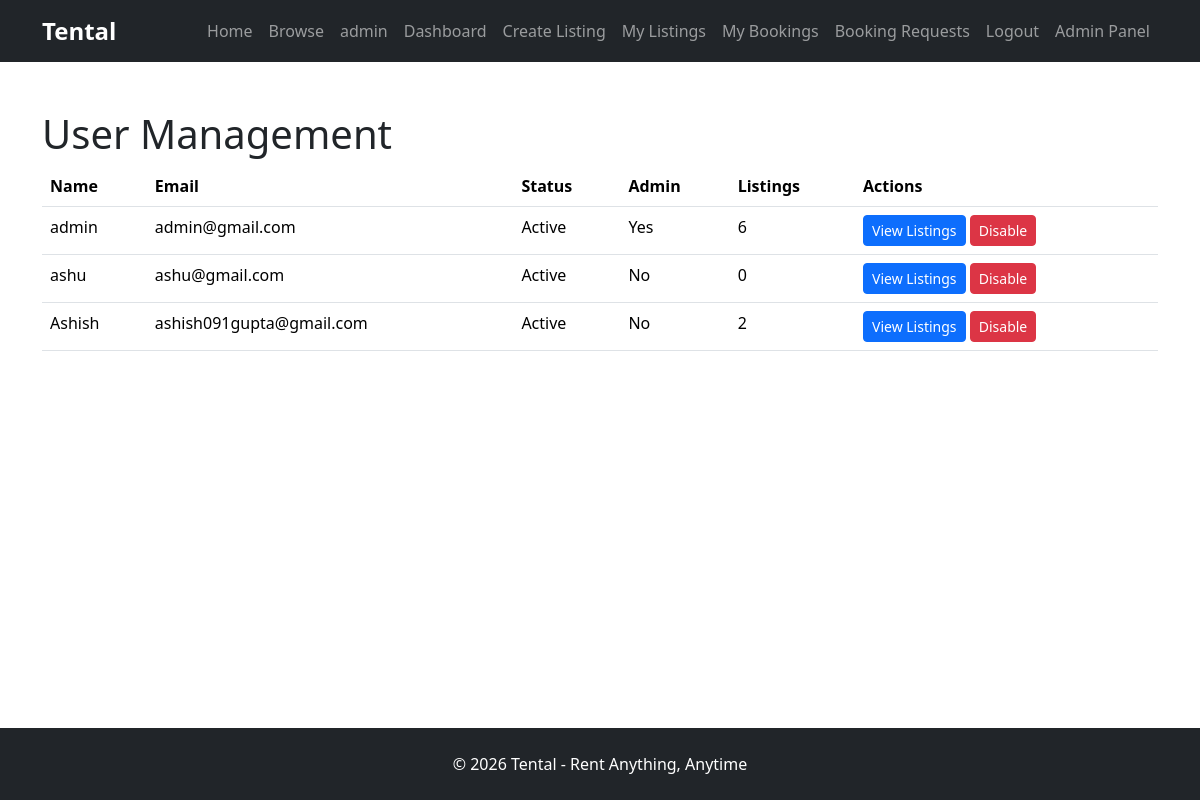
The app's page /admin/users (signed in) with its own data.
### models/user.py (models this page shows)
class User(UserMixin, db.Model):
    id = db.Column(db.Integer, primary_key=True)
    name = db.Column(
        db.String(100),
        nullable=False
    )
    email = db.Column(
        db.String(120),
        unique=True,
        nullable=False
    )
    password = db.Column(
        db.String(255),
        nullable=False
    )
    rentals = db.relationship(
        "RentalItem",
        backref="owner",
        lazy=True
    )
    is_admin = db.Column(
        db.Boolean,
        default=False
    )
    is_active_user = db.Column(
        db.Boolean,
        default=True
    )
    bookings = db.relationship(
        "Booking",
        backref="user",
        lazy=True
    )

### routes/main.py (the view)
@main.route("/admin/users")
@login_required
def admin_users():
    if not current_user.is_admin:
        return "Access Denied"
    users = User.query.all()
    return render_template(
        "admin_users.html",
        users=users
    )

### models/user.py (called while the page is built)
@login_manager.user_loader
def load_user(user_id):
    return User.query.get(int(user_id))

### templates/admin_users.html (shortened to what this page needs)
{% extends "base.html" %} {% block content %}
<div class="container mt-5">
  <h1>User Management</h1>
  <table class="table">
    <thead>
      <tr>
        <th>Name</th>
        <th>Email</th>
        <th>Status</th>
        <th>Admin</th>
        <th>Listings</th>
        <th>Actions</th>
      </tr>
    </thead>
    <tbody>
      {% for user in users %}
      <tr>
        <td>{{ user.name }}</td>
        <td>{{ user.email }}</td>
        <td>
          {% if user.is_active_user %} Active {% else %} Disabled {% endif %}
        </td>
        <td>{% if user.is_admin %} Yes {% else %} No {% endif %}</td>
        <td>{{ user.rentals|length }}</td>
        <td>
          <a
            href="{{ url_for('main.user_listings', id=user.id) }}"
            class="btn btn-primary btn-sm"
          >
            View Listings
          </a>
          {% if user.is_active_user %}
          <a
            href="{{ url_for('main.disable_user', id=user.id) }}"
            class="btn btn-danger btn-sm"
          >
            Disable
          </a>
          {% endif %}
        </td>
      </tr>
      {% endfor %}
    </tbody>
  </table>
</div>
{% endblock %}

### templates/base.html (shortened to what this page needs)
<!doctype html>
<html lang="en">
  <head>
    <link
      href="https://cdn.jsdelivr.net/npm/bootstrap@5.3.7/dist/css/bootstrap.min.css"
      rel="stylesheet"
    />
    <link
      rel="stylesheet"
      href="{{ url_for('static', filename='css/style.css') }}"
    />
  </head>
  <body>
    <nav class="navbar navbar-expand-lg navbar-dark bg-dark">
      <div class="container">
        <a class="navbar-brand" href="#">Tental</a>
        <div class="navbar-nav ms-auto">
          <a class="nav-link" href="{{ url_for('main.home') }}">Home</a>
          <a class="nav-link" href="{{ url_for('main.browse') }}">Browse</a>
          {% if current_user.is_authenticated %}
          <span class="nav-link"> {{ current_user.name }} </span>
          <a class="nav-link" href="{{ url_for('main.owner_dashboard') }}">
            Dashboard
          </a>
          <a class="nav-link" href="{{ url_for('main.create_listing') }}">
            Create Listing
          </a>
          <a class="nav-link" href="{{ url_for('main.my_listings') }}">
            My Listings
          </a>
          <a class="nav-link" href="{{ url_for('main.my_bookings') }}">
            My Bookings
          </a>
          <a class="nav-link" href="{{ url_for('main.booking_requests') }}">
            Booking Requests
          </a>
          <a class="nav-link" href="{{ url_for('auth.logout') }}"> Logout </a>
          {% if current_user.is_authenticated and current_user.is_admin %}
          <a class="nav-link" href="{{ url_for('main.admin_dashboard') }}">
            Admin Panel
          </a>
          {% endif %} {% else %}
          <a class="nav-link" href="{{ url_for('auth.login') }}"> Login </a>
          <a class="nav-link" href="{{ url_for('auth.register') }}">
            Register
          </a>
          {% endif %}
        </div>
      </div>
    </nav>
    <main class="flex-grow-1">{% block content %} {% endblock %}</main>
    <footer id="footer-section" class="bg-dark text-white text-center py-4">
      <p class="mb-0">© 2026 Tental - Rent Anything, Anytime</p>
    </footer>
  </body>
</html>

### static/css/style.css (style rules this page uses)
:root { --primary-color: #2E8B57; --secondary-color: #1E293B; }
html, body { height: 100%; }
body { display: flex; flex-direction: column; }
#footer-section { margin-top: auto; }
.navbar-brand { font-size: 1.5rem; font-weight: 700; }

### records on screen
User: name "admin", email "admin@gmail.com", is_active_user "Active", is_admin "Yes", rentals|length "6"
User: name "ashu", email "ashu@gmail.com", is_active_user "Active", is_admin "No", rentals|length "0"
User: name "Ashish", email "ashish091gupta@gmail.com", is_active_user "Active", is_admin "No", rentals|length "2"
